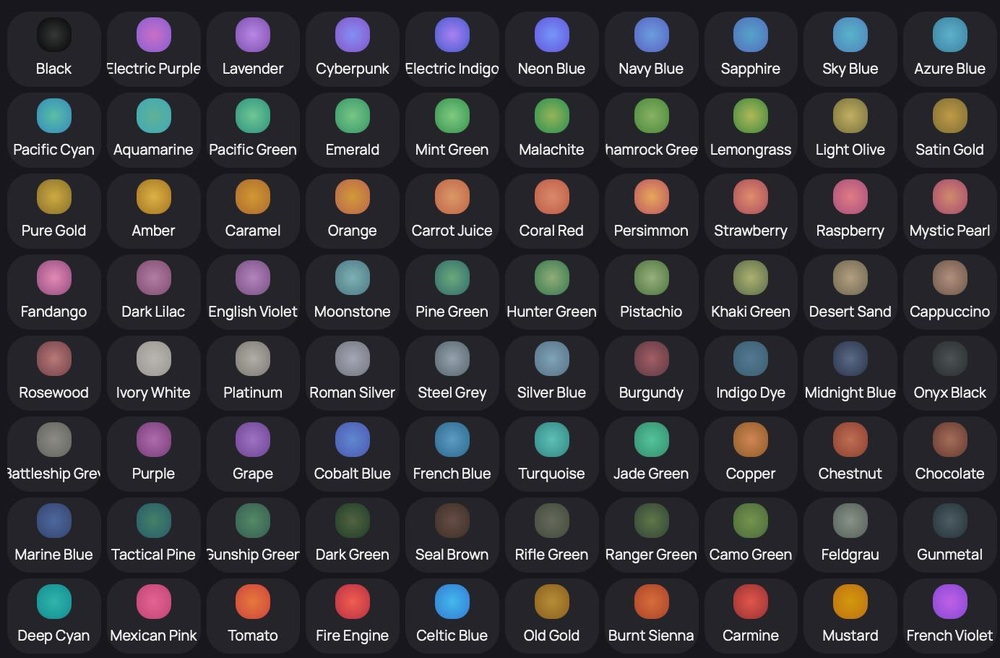
#> input picture color-sorting/input/photo_2025-12-19_12-09-33.jpg, 1000 x 658 px, shrunk from 1384 x 910 before the run
$ python sort_colors_grid.py
#> lines starting #> are read from the running program, lines starting #| are printed output that depends on the picture
#!/usr/bin/env python3
"""
Создаёт изображение с отсортированными цветами в формате исходной картинки:
сетка 10×8 кружков с названиями под ними, от чёрного к белому.
"""

from PIL import Image, ImageDraw, ImageFont
import colorsys
import math


# Названия цветов из изображения (8 рядов × 10 колонок = 80 цветов)
COLOR_NAMES = [
    # Row 1
    "Black", "Electric Purple", "Lavender", "Cyberpunk", "Electric Indigo",
    "Neon Blue", "Navy Blue", "Sapphire", "Sky Blue", "Azure Blue",
    # Row 2
    "Pacific Cyan", "Aquamarine", "Pacific Green", "Emerald", "Mint Green",
    "Malachite", "Shamrock Green", "Lemongrass", "Light Olive", "Satin Gold",
    # Row 3
    "Pure Gold", "Amber", "Caramel", "Orange", "Carrot Juice",
    "Coral Red", "Persimmon", "Strawberry", "Raspberry", "Mystic Pearl",
    # Row 4
    "Fandango", "Dark Lilac", "English Violet", "Moonstone", "Pine Green",
    "Hunter Green", "Pistachio", "Khaki Green", "Desert Sand", "Cappuccino",
    # Row 5
    "Rosewood", "Ivory White", "Platinum", "Roman Silver", "Steel Grey",
    "Silver Blue", "Burgundy", "Indigo Dye", "Midnight Blue", "Onyx Black",
    # Row 6
    "Battleship Grey", "Purple", "Grape", "Cobalt Blue", "French Blue",
    "Turquoise", "Jade Green", "Copper", "Chestnut", "Chocolate",
    # Row 7
    "Marine Blue", "Tactical Pine", "Gunship Green", "Dark Green", "Seal Brown",
    "Rifle Green", "Ranger Green", "Camo Green", "Feldgrau", "Gunmetal",
    # Row 8
    "Deep Cyan", "Mexican Pink", "Tomato", "Fire Engine", "Celtic Blue",
    "Old Gold", "Burnt Sienna", "Carmine", "Mustard", "French Violet",
]


def extract_colors_from_image(image_path: str) -> dict[str, tuple[int, int, int]]:
    """Извлекает RGB цвета из центров кружков на изображении."""
    img = Image.open(image_path).convert("RGB")
    width, height = img.size

    cols, rows = 10, 8
    cell_width = width / cols
    cell_height = height / rows

    colors = {}
    idx = 0

    for row in range(rows):
        for col in range(cols):
            if idx >= len(COLOR_NAMES):
                break

            # Центр кружка (смещение вверх к центру круга, т.к. под ним текст)
            cx = int(cell_width * (col + 0.5))
            cy = int(cell_height * (row + 0.5)) - 10

            # Семплируем область для усреднения
            samples = []
            for dx in range(-5, 6):
                for dy in range(-5, 6):
                    px, py = cx + dx, cy + dy
                    if 0 <= px < width and 0 <= py < height:
                        samples.append(img.getpixel((px, py)))

            if samples:
                avg_r = sum(s[0] for s in samples) // len(samples)
                avg_g = sum(s[1] for s in samples) // len(samples)
                avg_b = sum(s[2] for s in samples) // len(samples)
                colors[COLOR_NAMES[idx]] = (avg_r, avg_g, avg_b)

            idx += 1

    return colors


def get_luminance(rgb: tuple[int, int, int]) -> float:
    """Относительная яркость (0-1)."""
    r, g, b = [x / 255.0 for x in rgb]
    return 0.299 * r + 0.587 * g + 0.114 * b


def get_hsl(rgb: tuple[int, int, int]) -> tuple[float, float, float]:
    """RGB -> HSL."""
    r, g, b = [x / 255.0 for x in rgb]
    h, l, s = colorsys.rgb_to_hls(r, g, b)
    return (h, s, l)


def sort_colors(colors: dict[str, tuple[int, int, int]]) -> list[tuple[str, tuple[int, int, int]]]:
    """Сортировка от тёмного к светлому с группировкой по оттенку."""
    def sort_key(item):
        name, rgb = item
        h, s, l = get_hsl(rgb)
        luminance = get_luminance(rgb)
        return (luminance, h)

    return sorted(colors.items(), key=sort_key)


def draw_gradient_circle(draw, cx, cy, radius, base_color):
    """Рисует кружок с градиентом (имитация 3D эффекта как на оригинале)."""
    r, g, b = base_color

    # Рисуем круг слоями от внешнего к внутреннему
    for i in range(radius, 0, -1):
        # Коэффициент от 0 (край) до 1 (центр)
        t = 1 - (i / radius)
        # Осветляем к центру для 3D эффекта
        factor = 1 + t * 0.3
        cr = min(255, int(r * factor))
        cg = min(255, int(g * factor))
        cb = min(255, int(b * factor))

        draw.ellipse(
            [cx - i, cy - i, cx + i, cy + i],
            fill=(cr, cg, cb)
        )


def create_grid_visualization(
    sorted_colors: list[tuple[str, tuple[int, int, int]]],
    output_path: str,
    cols: int = 10,
    rows: int = 8,
) -> None:
    """Создаёт изображение в формате сетки с кружками и подписями."""

    # Размеры ячейки
    cell_width = 130
    cell_height = 100
    circle_radius = 35

    # Общие размеры
    width = cell_width * cols
    height = cell_height * rows

    # Тёмный фон как на оригинале
    bg_color = (40, 42, 45)

    img = Image.new("RGB", (width, height), bg_color)
    draw = ImageDraw.Draw(img)

    # Загружаем шрифт
    try:
        font = ImageFont.truetype("/usr/share/fonts/truetype/dejavu/DejaVuSans.ttf", 11)
    except OSError:
        try:
            font = ImageFont.truetype("/usr/share/fonts/TTF/DejaVuSans.ttf", 11)
        except OSError:
            font = ImageFont.load_default()

    idx = 0
    for row in range(rows):
        for col in range(cols):
            if idx >= len(sorted_colors):
                break

            name, rgb = sorted_colors[idx]

            # Центр ячейки
            cx = int(cell_width * (col + 0.5))
            cy = int(cell_height * (row + 0.5)) - 10  # Смещение вверх для текста

            # Рисуем кружок с градиентом
            draw_gradient_circle(draw, cx, cy, circle_radius, rgb)

            # Подпись под кружком
            text_y = cy + circle_radius + 5

            # Центрируем текст
            bbox = draw.textbbox((0, 0), name, font=font)
            text_width = bbox[2] - bbox[0]
            text_x = cx - text_width // 2

            # Белый текст
            draw.text((text_x, text_y), name, fill=(255, 255, 255), font=font)

            idx += 1

    img.save(output_path, quality=95)
    print(f"Сохранено: {output_path}")
    print(f"Размер: {width}x{height} px")


def main():
    input_image = "../input/photo_2025-12-19_12-09-33.jpg"
    output_image = "../output/sorted_colors_grid.png"

    print(f"Извлекаю цвета из {input_image}...")
    colors = extract_colors_from_image(input_image)
#> in extract_colors_from_image, img is the input picture: PIL image 1000x658 RGB; mean R, G, B 52.6, 50.9, 55.8
#> after the loop in extract_colors_from_image, `for row in range(rows):`: colors = 80 items; idx = 80
#> colors = 80 items
    print(f"Извлечено {len(colors)} цветов")
#| Извлечено 80 цветов

    print("Сортирую от чёрного к белому...")
    sorted_colors = sort_colors(colors)
#> sorted_colors = 80 items

    print("Создаю сетку...")
    create_grid_visualization(sorted_colors, output_image)
#> in create_grid_visualization, `img = Image.new("RGB", (width, height), bg_color)`:
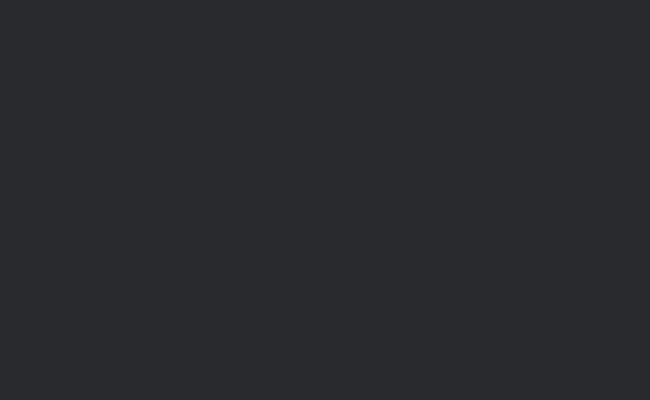
#> img: PIL image 1300x800 RGB (shown at 1/2 size); mean R, G, B 40, 42, 45
#> after the loop in create_grid_visualization, `for row in range(rows):`: idx = 80
#> in create_grid_visualization, `img.save(output_path, quality=95)`:
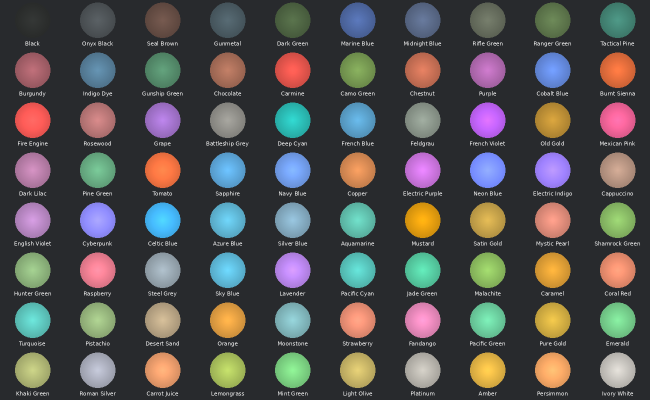
#> saved as sorted_colors_grid.png: PIL image 1300x800 RGB (shown at 1/2 size); mean R, G, B 76.5, 75.8, 75.4

    # Выводим порядок
    print("\nПорядок цветов (слева направо, сверху вниз):")
    for i, (name, rgb) in enumerate(sorted_colors, 1):
        lum = get_luminance(rgb)
        row = (i - 1) // 10 + 1
        col = (i - 1) % 10 + 1
        print(f"{i:2}. [{row},{col}] {name:20} L={lum:.3f}")
#> this loop made 80 passes
#> (name, rgb, r in get_luminance, g in get_luminance, b in get_luminance, lum, row, col) on passes 1 to 10: ('Black', (41, 43, 42), 0.161, 0.169, 0.165, 0.166, 1, 1), ('Onyx Black', (70, 75, 78), 0.275, 0.294, 0.306, 0.29, 1, 2), ('Seal Brown', (92, 70, 62), 0.361, 0.275, 0.243, 0.297, 1, 3), ('Gunmetal', (68, 83, 90), 0.267, 0.325, 0.353, 0.311, 1, 4), ('Dark Green', (70, 90, 60), 0.275, 0.353, 0.235, 0.316, 1, 5), ('Marine Blue', (71, 94, 146), 0.278, 0.369, 0.573, 0.365, 1, 6), ('Midnight Blue', (81, 95, 122), 0.318, 0.373, 0.478, 0.368, 1, 7), ('Rifle Green', (92, 98, 84), 0.361, 0.384, 0.329, 0.371, 1, 8), ('Ranger Green', (85, 107, 69), 0.333, 0.42, 0.271, 0.377, 1, 9), ('Tactical Pine', (61, 119, 105), 0.239, 0.467, 0.412, 0.392, 1, 10)
#|  1. [1,1] Black                L=0.166
#|  2. [1,2] Onyx Black           L=0.290
#|  3. [1,3] Seal Brown           L=0.297
#|  4. [1,4] Gunmetal             L=0.311
#|  5. [1,5] Dark Green           L=0.316
#|  6. [1,6] Marine Blue          L=0.365
#|  7. [1,7] Midnight Blue        L=0.368
#|  8. [1,8] Rifle Green          L=0.371
#> (further printed lines are left out)


if __name__ == "__main__":
    main()
